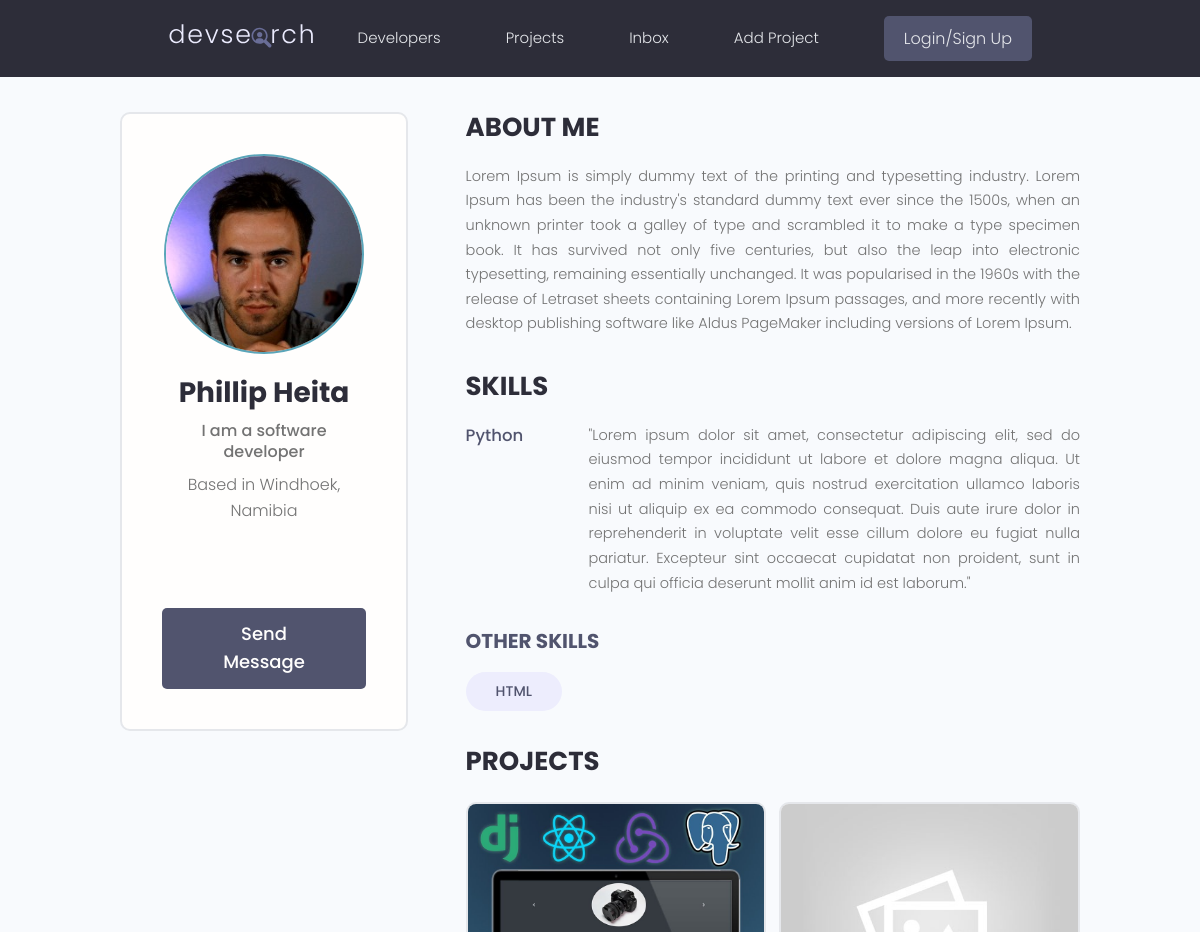
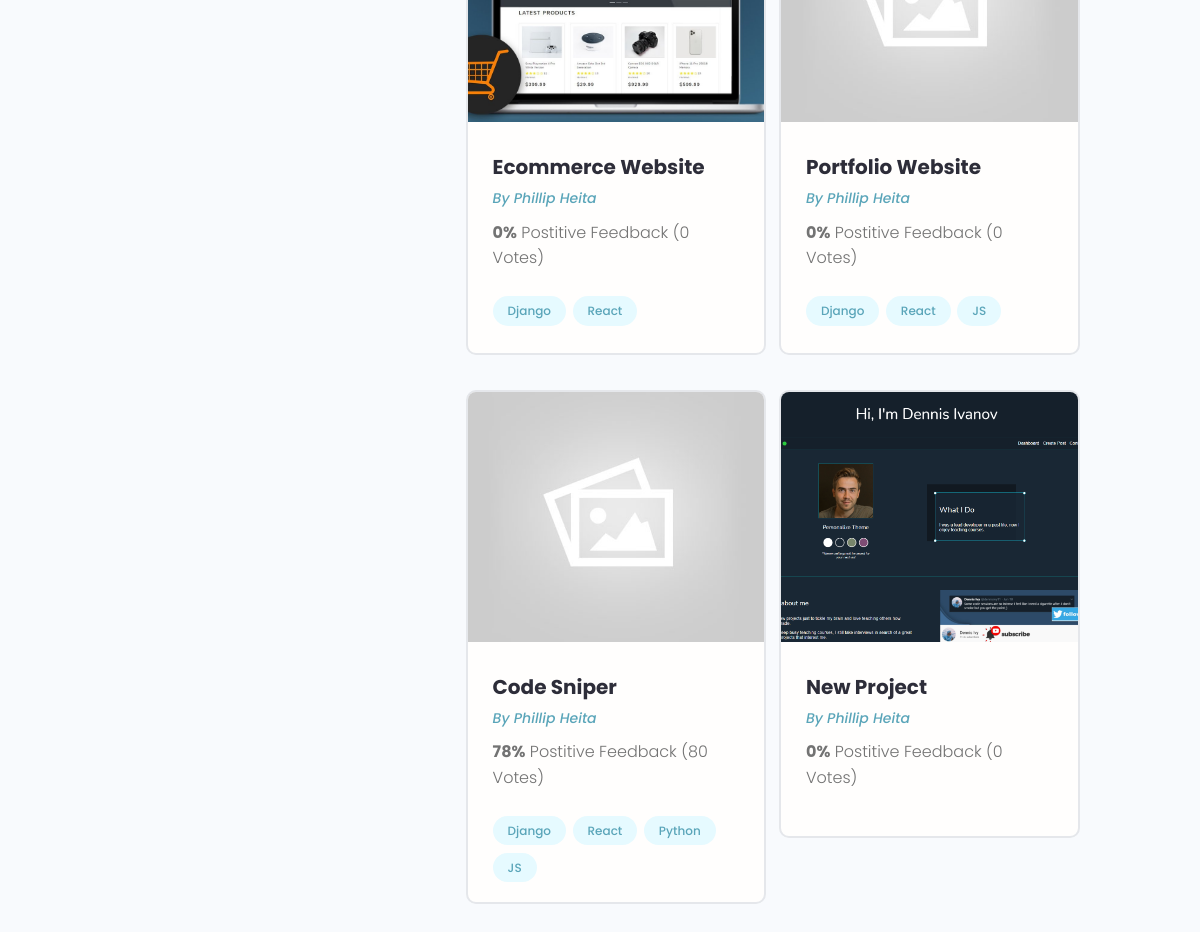
Page /profile/976fc7e0-4618-470b-b252-f7fc9b55ff00/ on the committed database (2 pictures, top to bottom).
### users/models.py (models this page shows, shortened)
class Profile(models.Model):
    user = models.OneToOneField(User, on_delete=models.CASCADE, null=True, blank=True)
    name = models.CharField(max_length=200, blank=True, null=True)
    email = models.EmailField(max_length=500, blank=True, null=True)
    username = models.CharField(max_length=200, null=True, blank=True)
    location = models.CharField(max_length=200, null=True, blank=True)
    short_intro = models.CharField(max_length=200, null=True, blank=True)
    bio = models.TextField(blank=True, null=True)
    profile_image = models.ImageField(null=True, blank = True, upload_to ='profiles/', default="profiles/user-default.png")
    social_github = models.CharField(max_length=200, blank=True, null=True)
    social_twitter = models.CharField(max_length=200, blank=True, null=True)
    social_linkedin = models.CharField(max_length=200, blank=True, null=True)
    social_youtube = models.CharField(max_length=200, blank=True, null=True)
    social_website = models.CharField(max_length=200, blank=True, null=True)
    id = models.UUIDField(default=uuid.uuid4, unique=True, primary_key=True, editable=False)

class Skill(models.Model):
    id = models.UUIDField(default=uuid.uuid4, unique=True, primary_key=True,    editable=False)
    owner = models.ForeignKey(Profile, on_delete=models.CASCADE,null=True, blank=True)
    name = models.CharField(max_length=150,null=True, blank=True)
    description = models.TextField(null=True, blank=True)
    created = models.DateTimeField(auto_now_add=True)

### projects/models.py (models this page shows, shortened)
class Project(models.Model):
    owner = models.ForeignKey(Profile, null=True, blank=True, on_delete=models.SET_NULL)
    title = models.CharField(max_length=200)
    description = models.TextField(null=True, blank=True)
    featured_image = models.ImageField(null=True, blank=True, default="default.jpg")
    demo_link = models.CharField(max_length=2000,null=True, blank=True)
    source_link = models.CharField(max_length=2000, null=True, blank=True)
    tags = models.ManyToManyField('Tag', blank=True)
    vote_total = models.IntegerField(default=0, null=True, blank=True)
    vote_ratio = models.IntegerField(default=0, null=True, blank=True)
    created = models.DateTimeField(auto_now_add=True)
    id = models.UUIDField(default=uuid.uuid4, unique=True, primary_key=True, editable=False)

class Tag(models.Model):
    name = models.CharField(max_length=200)
    created = models.DateTimeField(auto_now_add=True)
    id = models.UUIDField(default=uuid.uuid4, unique=True, primary_key=True, editable=False)
    def __str__(self) -> str:
        return self.name

### users/views.py (the view)
# urls.py: path('profile/<str:pk>/', views.userProfile, name="user-profile"),
def userProfile(request, pk):
    profile = Profile.objects.get(id=pk)
    topSkills = profile.skill_set.exclude(description = "")
    otherSkills = profile.skill_set.filter(description = "")
    context = {'profile':profile,'topSkills':topSkills,'otherSkills':otherSkills}
    return render(request, 'users/user-profile.html', context)

### users/templates/users/user-profile.html (shortened to what this page needs)
{% extends 'main.html' %}
{% block content %}
<main class="profile my-md">
    <div class="container">
      <div class="layout">
        <div class="column column--1of3">
          <div class="card text-center">
            <div class="card__body dev">
              <img class="avatar avatar--xl" src="{{ profile.profile_image.url }}" />
              <h2 class="dev__name">{{profile.name}}</h2>
              <p class="dev__title">{{profile.short_intro}}</p>
              <p class="dev__location">Based in {{profile.location}}</p>
              <ul class="dev__social">
              </ul>
              <a href="#" class="btn btn--sub btn--lg">Send Message </a>
            </div>
          </div>
        </div>
        <div class="column column--2of3">
          <div class="devInfo">
            <h3 class="devInfo__title">About Me</h3>
            <p class="devInfo__about">{{profile.bio}}</p>
          </div>
          <div class="devInfo">
            <h3 class="devInfo__title">Skills</h3>
            <div class="devInfo__skills">
              {% for topSkill in topSkills %}
              <div class="devSkill">
                <h4 class="devSkill__title">{{topSkill.name}}</h4>
                <p class="devSkill__info">{{topSkill.description}}</p>
                {% endfor %}
              </div>
              <h3 class="devInfo__subtitle">Other Skills</h3>
              <div class="devInfo__otherSkills">
                {% for otherSkill in otherSkills %}
                <span class="tag tag--pill tag--sub tag--lg">
                  <small>{{otherSkill.name}}</small>
                </span>
                {% endfor %}
              </div>
            </div>
          </div>
          <div class="devInfo">
            <h3 class="devInfo__title">Projects</h3>
            <div class="grid grid--two">
              {% for project in profile.project_set.all %}
              <div class="column">
                <div class="card project">
                  <a href="{% url 'project' project.id %}" class="project">
                    <img class="project__thumbnail" src="{{project.featured_image.url}}" alt="project thumbnail" />
                    <div class="card__body">
                      <h3 class="project__title">{{project.title}}</h3>
                      <p><a class="project__author" href="{% url 'user-profile' project.owner.id %}">By {{project.owner.name}}</a></p>
                      <p class="project--rating">
                        <span style="font-weight: bold;">{{project.vote_ratio}}%</span> Postitive
                        Feedback ({{project.vote_total}} Vote{{project.vote_total|pluralize:"s"}})
                      </p>
                      <div class="project__tags">
                        {% for tag in project.tags.all %}
                        <span class="tag tag--pill tag--main">
                          <small>{{tag}}</small>
                        </span>
                        {% endfor %}
                      </div>
                    </div>
                  </a>
                </div>
              </div>
              {% endfor %}
            </div>
          </div>
        </div>
      </div>
    </div>
  </main>
{% endblock content %}

### static/styles/app.css (style rules this page uses)
:root { --color-sub: #2d2d39; }
.btn--sub { background-color: var(--color-sub-light); }
.card { border: 2px solid var(--color-light); }
img { width: 100%; }
.profile .card > .dev { padding: 4rem; }
.dev__name { color: var(--color-sub); font-size: 2.8rem; font-weight: 700; margin-top: 1rem; margin-bottom: 0.5rem; }
.dev__title { font-size: 1.6rem; font-weight: 500; line-height: 1.3; }
.dev__location { margin-top: 1rem; }
.dev__social { margin: 3rem 0; list-style: none; display: flex; justify-content: center; gap: 1.5rem; }
.devInfo { margin-bottom: 3rem; }
.devInfo__title, .devInfo__subtitle { font-size: 2.6rem; color: var(--color-sub); text-transform: uppercase; font-weight: 700; margin-bottom: 1.5rem; }
.devInfo__subtitle { font-size: 2rem; color: var(--color-sub-light); }
.devInfo__about, .devSkill__info { font-size: 1.45rem; line-height: 1.7; text-align: justify; }
.devSkill { margin-bottom: 3rem; }
.devSkill__title { font-size: 1.65rem; font-weight: 500; color: var(--color-sub-light); }
@media screen and (min-width: 700px) { .devSkill { display: flex; justify-content: space-between; gap: 3rem; } }
@media screen and (min-width: 700px) { .devSkill__info { flex-basis: 80%; } }
.project__author { font-size: 1.4rem; font-style: italic; }
.project--rating { margin-bottom: 1.6em; margin-top: .5em; }
.project__thumbnail { height: 25rem; object-fit: cover; object-position: top center; }
.project__title { font-size: 2rem; font-weight: 700; color: var(--color-sub); }

### static/uikit/styles/modules/_variables.css (style rules this page uses)
:root { --color-main: #5aa5b9; --color-main-light: #e6faff; --color-sub: #3f4156; --color-sub-light: #51546e; --color-sub-lighter: #ededfd; --color-text: #737373; --color-gray: #8b8b8b; --color-light: #e5e7eb; --color-light-gray: #767676; --color-bg: #f8fafd; --color-white: #fffefd; --color-white-light: #f3f3f3; --color-success: #359e64; --color-success-bg: #def8e8; --color-error: #fc4b0b; --color-error-bg: #fff2ee; --font-base: 'Poppins', arial, helvetica, 'Segoe UI', roboto, ubuntu, sans-serif; --font-monospace: 'Fira Code', 'Courier New', courier, monospace; --font-regular: 300; --font-medium: 500; --font-bold: 700; --generic-shadow: 1px 1px 5px #00000010; --generic-transition: all 0.3s ease-in-out; }

### static/uikit/styles/modules/_base.css (style rules this page uses)
* { margin: 0; padding: 0; box-sizing: border-box; text-rendering: optimizeLegibility; color: inherit; font-size: inherit; }
html { font-size: 50%; }
@media only screen and (min-width: 480px) { html { font-size: 56.25%; } }
@media only screen and (min-width: 1200px) { html { font-size: 62.5%; } }
body { line-height: 1.6; font-weight: 400; font-size: 1.5rem; color: var(--color-text); background-color: var(--color-bg); min-height: 100vh; }

### static/uikit/styles/modules/_typography.css (style rules this page uses)
* { font-family: var(--font-base); }
h2 { font-size: 3.6rem; font-weight: var(--font-bold); }
h3 { font-size: 3.2rem; font-weight: var(--font-medium); }
h4 { font-size: 2.8rem; font-weight: var(--font-medium); }
p, span, strong { font-size: 1.6rem; color: var(--color-text); font-weight: var(--font-regular); }
a { padding-bottom: 2px; text-decoration: none; display: inline-block; color: var(--color-main); font-weight: var(--font-medium); }

### static/uikit/styles/modules/_utilities.css (style rules this page uses)
.container { width: 92%; max-width: 165rem; margin: 0 auto; box-sizing: border-box; }
@media screen and (min-width: 1000px) { .container { width: 90%; } }
@media screen and (min-width: 1200px) { .container { width: 80%; } }
.text-center { text-align: center; }
.my-md { margin: 3rem auto; }

### static/uikit/styles/modules/_avatar.css (style rules this page uses)
.avatar { border-radius: 50%; border: 2px solid var(--color-main); object-fit: cover; }
.avatar--xl { height: 20rem; width: 20rem; }

### static/uikit/styles/modules/_button.css (style rules this page uses)
.btn { display: inline-block; position: relative; cursor: pointer; background-color: var(--color-light); font-weight: var(--font-medium); color: var(--color-sub); text-decoration: none; padding: 1rem 2rem; border-radius: 0.5rem; border: none; width: -webkit-fit-content; width: -moz-fit-content; width: fit-content; height: -webkit-fit-content; height: -moz-fit-content; height: fit-content; font-size: 1.6rem; outline-width: 0; outline-color: transparent; -webkit-backface-visibility: hidden; backface-visibility: hidden; transition: all 0.3s ease-in-out; }
.btn--sub { background-color: var(--color-sub); color: var(--color-white); }
.btn--lg { font-size: 1.8rem; padding: 1.2rem 4.5rem; }

### static/uikit/styles/modules/_card.css (style rules this page uses)
.card { border-radius: 1rem; background-color: var(--color-white); border: 1.5px solid var(--color-light); width: auto; height: auto; margin-top: 0.5rem; margin-bottom: 0.5rem; overflow: hidden; }
.card__body, .card__header { padding: 2rem 2.5rem; }

### rows in the picture
Profile: profile_image (picture), name "Phillip Heita", short_intro "I am a software developer", location "Windhoek, Namibia", bio "Lorem Ipsum is simply dummy text of the printing and typesetting industry. Lorem Ipsum has been the industry's standard dummy text ever since the 1500s, when an unknown printer took a galley of type and scrambled it to make a type specimen book. It has survived not only five centuries, but also the leap into electronic typesetting, remaining essentially unchanged. It was popularised in the 1960s with the release of Letraset sheets containing Lorem Ipsum passages, and more recently with desktop publishing software like Aldus PageMaker including versions of Lorem Ipsum."
Skill: name "Python", description "\"Lorem ipsum dolor sit amet, consectetur adipiscing elit, sed do eiusmod tempor incididunt ut labore et dolore magna aliqua. Ut enim ad minim veniam, quis nostrud exercitation ullamco laboris nisi ut aliquip ex ea commodo consequat. Duis aute irure dolor in reprehenderit in voluptate velit esse cillum dolore eu fugiat nulla pariatur. Excepteur sint occaecat cupidatat non proident, sunt in culpa qui officia deserunt mollit anim id est laborum.\""
Skill: name "HTML"
Project: featured_image (picture), title "Ecommerce Website", owner.name "Phillip Heita", vote_ratio "0", vote_total "0"
Tag: name "Django"
Tag: name "React"
Project: featured_image (placeholder picture), title "Portfolio Website", owner.name "Phillip Heita", vote_ratio "0", vote_total "0"
Tag: name "JS"
Project: featured_image (placeholder picture), title "Code Sniper", owner.name "Phillip Heita", vote_ratio "78", vote_total "80"
Tag: name "Python"
Project: featured_image (picture), title "New Project", owner.name "Phillip Heita", vote_ratio "0", vote_total "0"
